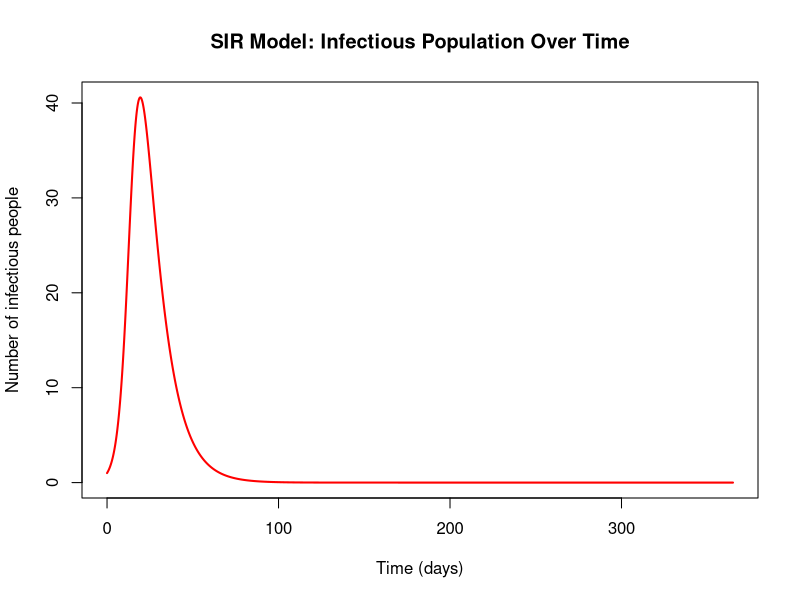
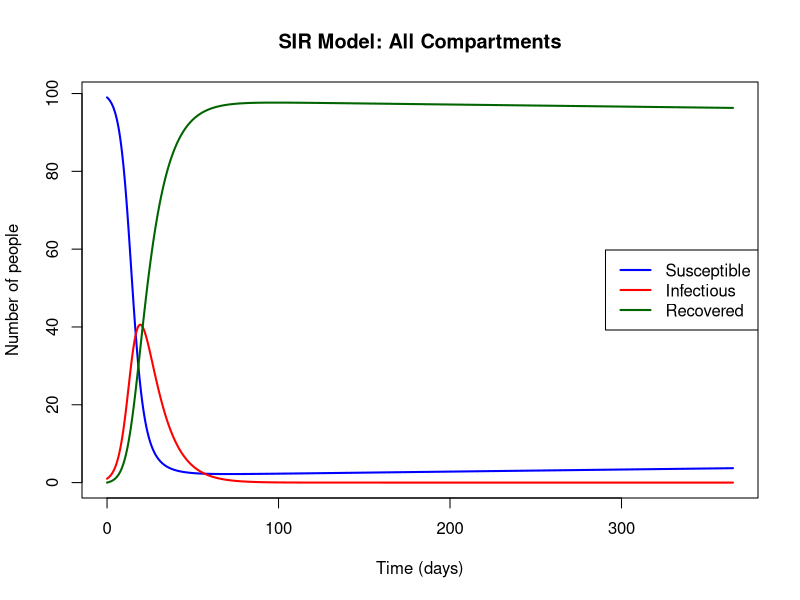
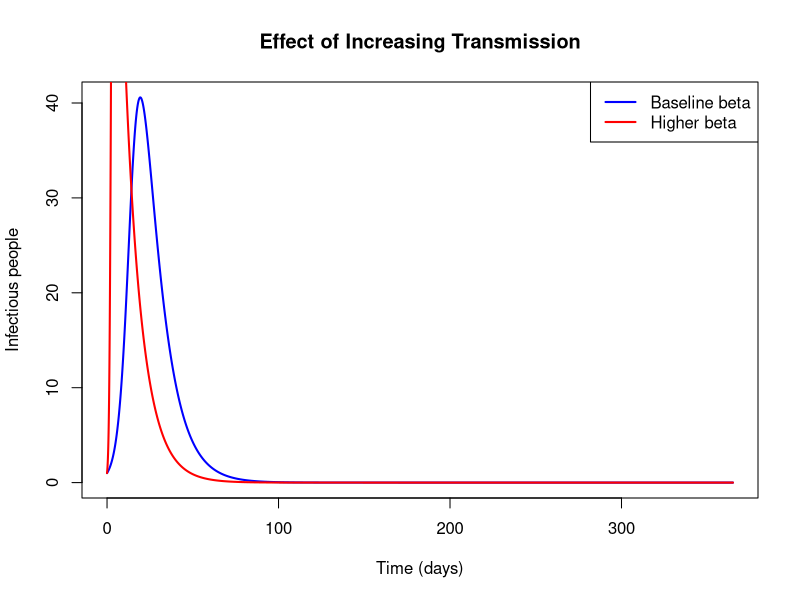
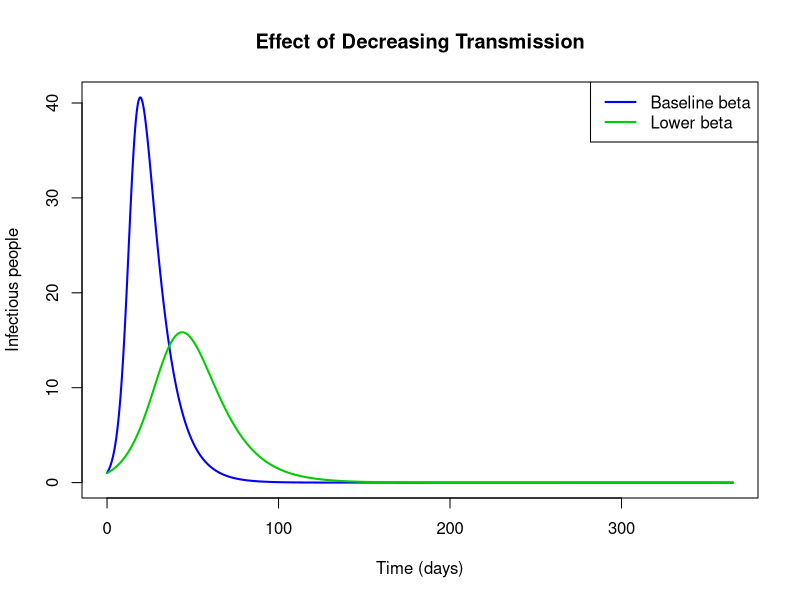

Recreate these plots in R, in order.
## ---- chunk 1
# Install deSolve once if it is not already installed.
# install.packages("deSolve")

# Load the package used to solve differential equations.
library(deSolve)
## ---- chunk 2
# Total starting population
initP <- 100

# Initially infectious people
initI <- 1

# Initially recovered people
initR <- 0

# Everyone else is susceptible.
initS <- initP - initI - initR

# Store the initial values in a named vector.
istate <- c(
  S = initS,
  I = initI,
  R = initR
)

# Display the initial conditions.
istate
## ---- chunk 3
# Natural birth and death rate per day.
# 50 years are converted into days:
# 50 years x 52 weeks x 7 days = 18,200 days.
mu <- 1 / (50 * 52 * 7)

# Transmission parameter per day.
beta <- 0.4

# Recovery rate per day.
# The reciprocal gives a mean infectious period of 10 days.
tau <- 1 / 10

# Combine parameters into one named vector.
parameters <- c(
  mu = mu,
  beta = beta,
  tau = tau
)

# Display the parameters.
parameters
## ---- chunk 4
# Define a function containing the three SIR equations.
# deSolve will use this function to calculate changes over time.

SIR_model <- function(t, state, parameters) {

  # Make the state variables and parameters available by their names.
  with(as.list(c(state, parameters)), {

    # Calculate the total population.
    P <- S + I + R

    # Calculate the force of infection.
    # This is the infection pressure experienced by a susceptible person.
    lambda <- beta * I / P

    # Change in susceptible population.
    # Births add people; natural deaths and infection remove people.
    dS <- mu * P - mu * S - lambda * S

    # Change in infectious population.
    # New infections add people; recovery and natural deaths remove people.
    dI <- lambda * S - tau * I - mu * I

    # Change in recovered population.
    # Recovery adds people; natural deaths remove people.
    dR <- tau * I - mu * R

    # Return the three rates of change.
    # The order must match the initial state vector:
    # S, I, R.
    list(c(dS, dI, dR))
  })
}
## ---- chunk 5
# Start simulation at day 0.
time_start <- 0

# End simulation at day 365.
time_stop <- 365

# Request output every 0.1 day.
deltat <- 0.1

# Create a sequence of time points.
tps <- seq(
  time_start,
  time_stop,
  by = deltat
)

# Check the first few time points.
head(tps)
## ---- chunk 6
# Use the ode() function from deSolve.
# y = initial compartment values.
# times = requested output times.
# func = our SIR model function.
# parms = model parameters.

out <- deSolve::ode(
  y = istate,
  times = tps,
  func = SIR_model,
  parms = parameters
)

# Convert the output into a data frame.
out <- as.data.frame(out)

# View the first few results.
head(out)

# Check the output column names.
colnames(out)
## ---- chunk 7
# Plot time on the horizontal axis
# and infectious people on the vertical axis.

plot(
  out$time,
  out$I,
  type = "l",
  col = "red",
  lwd = 2,
  xlab = "Time (days)",
  ylab = "Number of infectious people",
  main = "SIR Model: Infectious Population Over Time"
)
## ---- chunk 8
# Plot susceptible people.
plot(
  out$time,
  out$S,
  type = "l",
  col = "blue",
  lwd = 2,
  ylim = range(out[, c("S", "I", "R")]),
  xlab = "Time (days)",
  ylab = "Number of people",
  main = "SIR Model: All Compartments"
)

# Add infectious people.
lines(
  out$time,
  out$I,
  col = "red",
  lwd = 2
)

# Add recovered people.
lines(
  out$time,
  out$R,
  col = "darkgreen",
  lwd = 2
)

# Add a legend to identify each line.
legend(
  "right",
  legend = c("Susceptible", "Infectious", "Recovered"),
  col = c("blue", "red", "darkgreen"),
  lty = 1,
  lwd = 2
)
## ---- chunk 9
# Add the three compartments at every time point.
out$total_population <- out$S + out$I + out$R

# View the first few totals.
head(out$total_population)

# Find the smallest and largest total population.
range(out$total_population)
## ---- chunk 10
# Basic reproduction number at the disease-free
# equilibrium, when everyone is susceptible.

R0 <- beta / (tau + mu)

# Display the result.
R0
## ---- chunk 11
# Make a separate copy of the original parameters.
high_beta_parameters <- parameters

# Increase beta fivefold.
high_beta_parameters["beta"] <-
  5 * parameters["beta"]

# Solve the model using the higher transmission rate.
out_high_beta <- deSolve::ode(
  y = istate,
  times = tps,
  func = SIR_model,
  parms = high_beta_parameters
)

out_high_beta <- as.data.frame(out_high_beta)

# Compare the infectious population with the baseline.
plot(
  out$time,
  out$I,
  type = "l",
  col = "blue",
  lwd = 2,
  xlab = "Time (days)",
  ylab = "Infectious people",
  main = "Effect of Increasing Transmission"
)

lines(
  out_high_beta$time,
  out_high_beta$I,
  col = "red",
  lwd = 2
)

legend(
  "topright",
  legend = c("Baseline beta", "Higher beta"),
  col = c("blue", "red"),
  lty = 1,
  lwd = 2
)
## ---- chunk 12
# Create another independent copy of baseline parameters.
low_beta_parameters <- parameters

# Reduce beta to half its baseline value.
low_beta_parameters["beta"] <-
  0.5 * parameters["beta"]

# Solve the model.
out_low_beta <- deSolve::ode(
  y = istate,
  times = tps,
  func = SIR_model,
  parms = low_beta_parameters
)

out_low_beta <- as.data.frame(out_low_beta)

# Compare the infectious curves.
plot(
  out$time,
  out$I,
  type = "l",
  col = "blue",
  lwd = 2,
  xlab = "Time (days)",
  ylab = "Infectious people",
  main = "Effect of Decreasing Transmission"
)

lines(
  out_low_beta$time,
  out_low_beta$I,
  col = "green3",
  lwd = 2
)

legend(
  "topright",
  legend = c("Baseline beta", "Lower beta"),
  col = c("blue", "green3"),
  lty = 1,
  lwd = 2
)
## ---- chunk 13
# Find the maximum number of infectious people.
peak_infections <- max(out$I)

# Find the time when infections reach their maximum.
peak_time <- out$time[which.max(out$I)]

# Display both results.
peak_infections
peak_time

# Check for negative compartment values.
min(out$S)
min(out$I)
min(out$R)
